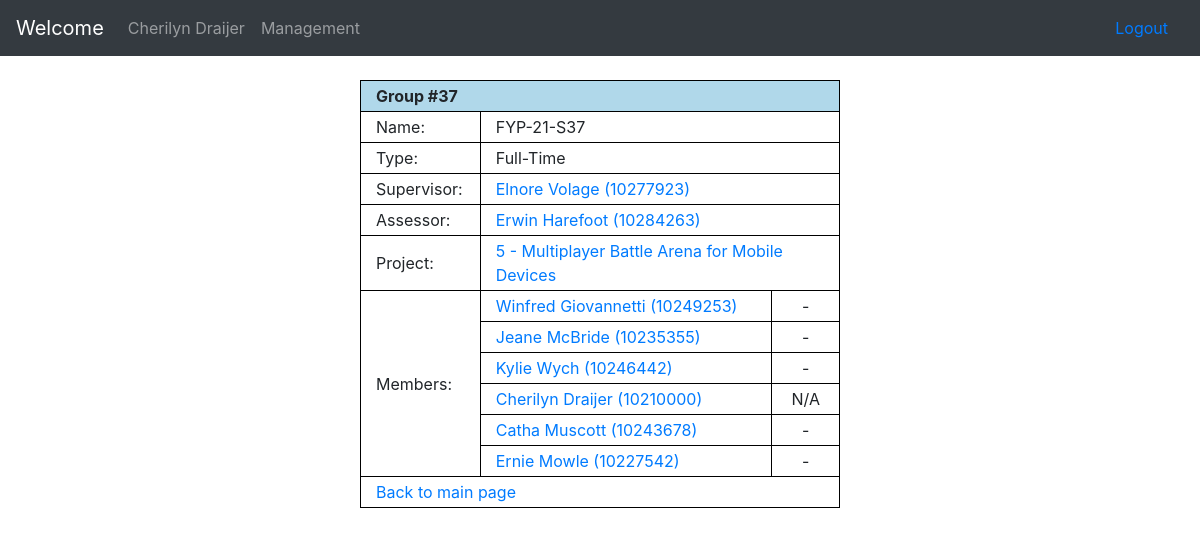
Screenshot of /view_group.php (signed in) with the database file from the repository.
### tables this page shows
CREATE TABLE IF NOT EXISTS `accounts` (
  `sim_id` varchar(10) NOT NULL,
  `uow_id` varchar(10) NOT NULL,
  `name` tinytext NOT NULL,
  `password` varchar(64) NOT NULL,
  `phone` varchar(16) DEFAULT NULL,
  `sim_email` varchar(64) DEFAULT NULL,
  `personal_email` varchar(64) DEFAULT NULL,
  `show_phone` tinyint(1) NOT NULL DEFAULT '0',
  `show_email` tinyint(1) NOT NULL DEFAULT '0',
  `type` int(1) NOT NULL COMMENT '0 = Faculty, 1 = Full-time Student, 2 = Part-time Student, 8 = Admin, 9 = Superadmin',
  `majors` json DEFAULT NULL COMMENT 'Faculty => JSON of varchar(8)+,\r\nStudent = JSON of 1 varchar(8) -\r\n[majors.id]',
  `choices` json DEFAULT NULL COMMENT 'Students only -\r\nJSON of varchar(8) [projects.id]',
  `year` smallint(4) DEFAULT NULL COMMENT 'Students only',
  `quarter` tinyint(1) DEFAULT NULL COMMENT 'Students only (1, 2, 3, or 4)',
  PRIMARY KEY (`sim_id`),
  UNIQUE KEY `accounts_uow_id` (`uow_id`),
  KEY `accounts_year_quarter` (`year`,`quarter`) USING BTREE,
  KEY `accounts_type` (`type`),
  KEY `accounts_sim_email` (`sim_email`) USING BTREE,
  KEY `accounts_personal_email` (`personal_email`)
);

CREATE TABLE IF NOT EXISTS `groups` (
  `id` int(8) NOT NULL AUTO_INCREMENT,
  `name` varchar(32) DEFAULT NULL,
  `supervisor` varchar(10) DEFAULT NULL,
  `assessor` varchar(10) DEFAULT NULL,
  `members` json NOT NULL COMMENT 'JSON of {id:int(10), score:int(3)} [accounts.id]',
  `project` varchar(24) DEFAULT NULL,
  `grading` json NOT NULL,
  PRIMARY KEY (`id`),
  UNIQUE KEY `groups_name` (`name`) USING BTREE,
  KEY `groups_fk_supervisor` (`supervisor`) USING BTREE,
  KEY `groups_fk_project` (`project`) USING BTREE,
  KEY `groups_fk_assessor` (`assessor`)
);

CREATE TABLE IF NOT EXISTS `projects` (
  `id` int(11) NOT NULL AUTO_INCREMENT,
  `proj_id` varchar(24) NOT NULL,
  `name` varchar(64) NOT NULL,
  `description` text NOT NULL,
  `year` smallint(4) NOT NULL,
  `quarter` tinyint(1) NOT NULL,
  PRIMARY KEY (`id`),
  UNIQUE KEY `projects_proj_id` (`proj_id`),
  KEY `projects_year_quarter` (`year`,`quarter`)
);

### view_group.php (the view, shortened to what the rows shown need)
<?php
	require_once("include/funcs/sql_funcs.php");
	$account = get_account($_SESSION["id"]);
	$group = null;
	$group_array = null;
	if($account->is_student()){
		try{
			$group = get_group_by_member($account->sim_id);
		}catch(Exception $e){
			header("location: view_all.php?t=groups");
			@mysqli_close($GLOBALS['mysql_link']);
			exit();
		}
	}
?>
<!DOCTYPE html>
<html lang='en'>
	<head>
		<link rel='stylesheet' href='include/css/main.css' />
	</head>
	<body>
		<?php
			include("include/templates/header.php");
			if($account->is_faculty() && !isset($_GET['g'])){
		?>
				<table id='group_filter' class='basic_table' style='width:40%; text-align:center;'>
					<tr>
						<td colspan='2'>
							Filters
						</td>
					</tr>
					<tr>
						<td id='filter_supervisor' style='width:50%; text-align:center; font-weight:bold; background-color:#BFC8EC;'>
							Supervisor
						</td>
						<td id='filter_assessor' style='width:50%; text-align:center; font-weight:bold; background-color:#BFC8EC;'>
							Assessor
						</td>
					</tr>
				</table>
				<br />
				<?php
					foreach($group_array as $group){
						$supervisor_background = "";
						$assessor_background = "";
						$supervisor_field = "{$group->get_supervisor()->get_name()} ({$group->get_supervisor()->sim_id})";
						$assessor_field = "{$group->get_assessor()->get_name()} ({$group->get_assessor()->sim_id})";
						$filter_type = "unknown";
						$supervisor_approval = "";
						$assessor_approval = "";
						if($group->is_supervisor($account->sim_id)){
							$filter_type = "supervisor";
							$supervisor_background = (($group->get_marking_scheme()->approve->supervisor) ? "background-color:#BCE2BE;" : "background-color:#FFCECE;");
							$supervisor_approval = (($group->get_marking_scheme()->approve->supervisor) ? "" : "<span style='float:right; font-weight:bold;'>(Not approved)</span>");
						}else{
							$supervisor_field = "<a href='view_account.php?a={$group->get_supervisor()->sim_id}'>{$supervisor_field}</a>";
						}
						if($group->is_assessor($account->sim_id)){
							$filter_type = "assessor";
							$assessor_background = (($group->get_marking_scheme()->approve->assessor) ? "background-color:#BCE2BE;" : "background-color:#FFCECE;");
							$assessor_approval = (($group->get_marking_scheme()->approve->assessor) ? "" : "<span style='float:right; font-weight:bold;'>(Not approved)</span>");
						}else{
							$assessor_field = "<a href='view_account.php?a={$group->get_assessor()->sim_id}'>{$assessor_field}</a>";
						}
				?>
						<div class='<?= $filter_type ?>' style='margin-bottom:20px;'>
							<table id='view_group' class='basic_table' style='width:40%;'>
								<tr>
									<td colspan='3'>
										Group #<?= $group->id ?>
									</td>
								</tr>
								<tr>
									<td style='width:25%;'>
										Name:
									</td>
									<td colspan='2'>
										<?= $group->get_name() ?>
									</td>
								</tr>
								<tr>
									<td style='width:25%;'>
										Type:
									</td>
									<td colspan='2'>
										<?= (($group->get_type() == 1) ? "Full-Time" : "Part-Time") ?>
									</td>
								</tr>
								<tr>
									<td style='<?= $supervisor_background ?>'>
										Supervisor:
									</td>
									<td colspan='2' style='<?= $supervisor_background ?>'>
											<?= $supervisor_field ?> <?= $supervisor_approval ?>
									</td>
								</tr>
								<tr>
									<td style='<?= $assessor_background ?>'>
										Assessor:
									</td>
									<td colspan='2'style='<?= $assessor_background ?>'>
										<?= $assessor_field ?>  <?= $assessor_approval ?>
									</td>
								</tr>
								<tr>
									<td style='width:25%;'>
										Project:
									</td>
									<td colspan='2'>
										<?php
											if(!is_null($group->get_project())){
										?>
												<a href='view_project.php?p=<?= $group->get_project()->id ?>'>
													<?= $group->get_project()->id ?> - <?= $group->get_project()->get_name() ?>
												</a>
										<?php
											}
										?>
									</td>
								</tr>
								<tr>
									<td rowspan='<?= count($group->get_members()) ?>'style='width:25%;'>
										Members:
									</td>
									<?php
										$first = true;
										foreach($group->get_members() as $member){
											$score = "";
											if(is_null($member->score)){
												$score = "N/A";
											}else{
												$score = (int)$member->score ." (". Grades::get_grade($member->score) .")";
											}
											if($first){
									?>
												<td>
													<a href='view_account.php?a=<?= $member->details->sim_id ?>'>
														<?= $member->details->get_name() ?> (<?= $member->details->sim_id ?>)
													</a>
												</td>
												<td style='text-align:center;' >
													<?= $score ?>
												</td>
											</tr>
									<?php
												$first = false;
											}else{
									?>
												<tr>
													<td>
														<a href='view_account.php?a=<?= $member->details->sim_id ?>'>
															<?= $member->details->get_name() ?> (<?= $member->details->sim_id ?>)
														</a>
													</td>
													<td style='text-align:center;' >
														<?= $score ?>
													</td>
												</tr>
									<?php
											}
										}
									?>
									<tr>
										<td colspan='3'>
											<a href="grade_group.php?g=<?= $group->id ?>">
												[ Grade ]
											</a>
											<?php
												if($group->get_marking_scheme()->approve->supervisor == true && $group->get_marking_scheme()->approve->assessor == true && $group->get_contribution_percentage() !== false){
											?>
												<span style='float:right;'>
													<a href="download_marking_sheet.php?g=<?= $group->id ?>">
														[ Marking Sheet PDF ]
													</a>
												</span>
											<?php
												}
											?>
										</td>
									</tr>
							</table>
						</div>
				<?php
					}
				?>
				<a href='home.php'>Back to main page</a>
		<?php
			}else{
		?>
				<table id='view_group' class='basic_table' style='width:40%;'>
					<tr>
						<td colspan='3'>
							Group #<?= $group->id ?>
						</td>
					</tr>
					<tr>
						<td style='width:25%;'>
							Name:
						</td>
						<td colspan='2'>
							<?= $group->get_name() ?>
						</td>
					</tr>
					<tr>
						<td style='width:25%;'>
							Type:
						</td>
						<td colspan='2'>
							<?= (($group->get_type() == 1) ? "Full-Time" : "Part-Time") ?>
						</td>
					</tr>
					<tr>
						<td style='width:25%;'>
							Supervisor:
						</td>
						<td colspan='2'>
							<?= (is_null($group->get_supervisor()) ? "" : "<a href='view_account.php?a={$group->get_supervisor()->sim_id}'>{$group->get_supervisor()->get_name()} ({$group->get_supervisor()->sim_id})</a>") ?>
						</td>
					</tr>
					<tr>
						<td style='width:25%;'>
							Assessor:
						</td>
						<td colspan='2'>
							<?= (is_null($group->get_assessor()) ? "" : "<a href='view_account.php?a={$group->get_assessor()->sim_id}'>{$group->get_assessor()->get_name()} ({$group->get_assessor()->sim_id})</a>") ?>
						</td>
					</tr>
					<tr>
						<td style='width:25%;'>
							Project:
						</td>
						<td colspan='2'>
							<?php
								if(!is_null($group->get_project())){
							?>
									<a href='view_project.php?p=<?= $group->get_project()->id ?>'>
										<?= $group->get_project()->id ?> - <?= $group->get_project()->get_name() ?>
									</a>
							<?php
								}
							?>
						</td>
					</tr>
					<tr>
						<td rowspan='<?= count($group->get_members()) ?>'style='width:25%;'>
							Members:
						</td>
						<?php
							$first = true;
							foreach($group->get_members() as $member){
								$score = "";
								if($account->is_student()){
									if($account->sim_id == $member->details->sim_id){
										if(is_null($member->score)){
											$score = "N/A";
										}else{
											$score = (int)$member->score ." (". Grades::get_grade($member->score) .")";
										}
									}else{
										$score = "-";
									}
								}else{
									if(is_null($member->score)){
										$score = "N/A";
									}else{
										$score = (int)$member->score ." (". Grades::get_grade($member->score) .")";
									}
								}
								if($first){
						?>
									<td>
										<a href='view_account.php?a=<?= $member->details->sim_id ?>'>
											<?= $member->details->get_name() ?> (<?= $member->details->sim_id ?>)
										</a>
									</td>
									<td style='text-align:center;' >
										<?= $score ?>
									</td>
								</tr>
						<?php
									$first = false;
								}else{
						?>
									<tr>
										<td>
											<a href='view_account.php?a=<?= $member->details->sim_id ?>'>
												<?= $member->details->get_name() ?> (<?= $member->details->sim_id ?>)
											</a>
										</td>
										<td style='text-align:center;' >
											<?= $score ?>
										</td>
									</tr>
						<?php
								}
							}
						?>
					<tr>
						<td colspan='3'>
							<a href='home.php'>
								Back to main page
							</a>
						</td>
					</tr>
				</table>
		<?php
			}
		?>
	</body>
</html>

### include/templates/header.php (shortened to what the rows shown need)
<link href='include/css/bootstrap.min.css' rel='stylesheet' id='bootstrap-css'>
<div class='navbar navbar-expand-md navbar-dark bg-dark mb-4' role='navigation' style='width:100%; z-index:1;'>
    <div class='collapse navbar-collapse' id='navbarCollapse'>
        <ul class='navbar-nav mr-auto'>
            <li class='nav-item'>
				<a class='nav-link'  href='view_account.php?a=<?= $account->sim_id ?>'>
					<?= $account->get_name() ?>
				</a>
            </li>
        </ul>
    </div>
</div>

### rows the page displays
accounts: name "Cherilyn Draijer", sim_id "10210000", score "N/A"
groups: id "37", name "FYP-21-S37"
accounts: name "Elnore Volage", sim_id "10277923"
accounts: name "Erwin Harefoot", sim_id "10284263"
projects: id "5", name "Multiplayer Battle Arena for Mobile Devices"
accounts: name "Winfred Giovannetti", sim_id "10249253", score "-"
accounts: name "Jeane McBride", sim_id "10235355", score "-"
accounts: name "Kylie Wych", sim_id "10246442", score "-"
accounts: name "Catha Muscott", sim_id "10243678", score "-"
accounts: name "Ernie Mowle", sim_id "10227542", score "-"
